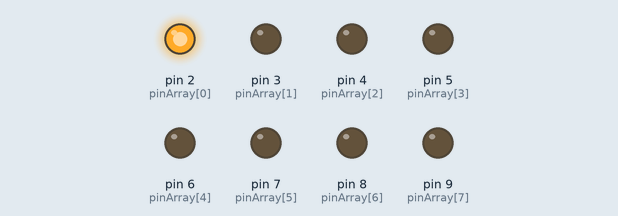
Recording of a sketch running on a simulated Arduino Uno, built with avr-gcc and run on an emulated ATmega328P. Shown: output pins drawn as LEDs (lit = HIGH).

Above: at 0.05 s.
At 0.95 s:
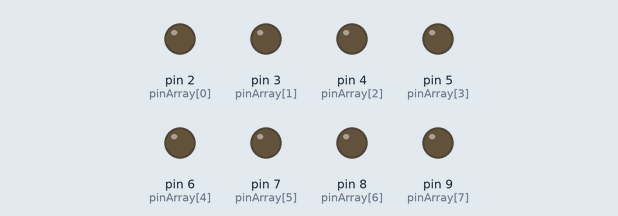
At 1.85 s:
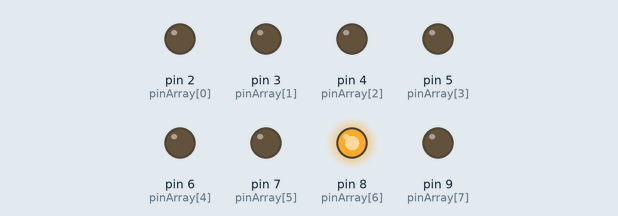
At 3.65 s:
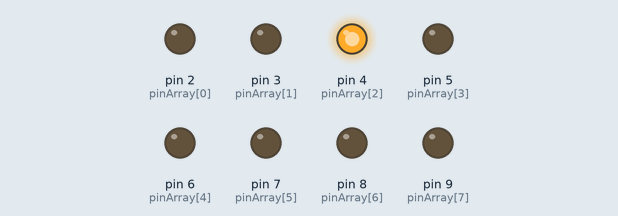
At 5.25 s:
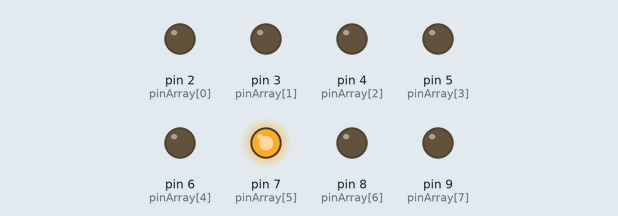
At 7.25 s:
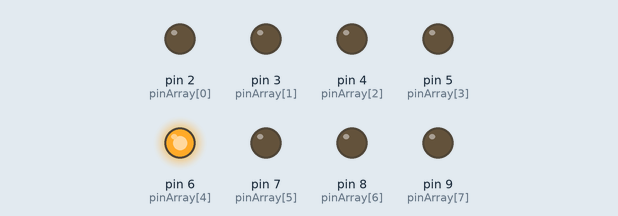
Timing chart, 0 to 7.5 s (numbered marks = the images above):
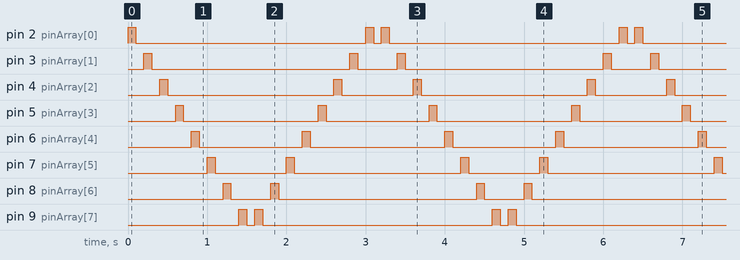

Measured:
- by itself, pin 2 (pinArray[0]): repeats every 3.2 s: LOW 2.9 s, HIGH 0.10 s, LOW 0.10 s, HIGH 0.10 s
- by itself, pin 3 (pinArray[1]): repeats every 3.2 s: LOW 2.5 s, HIGH 0.10 s, LOW 0.50 s, HIGH 0.10 s
- by itself, pin 4 (pinArray[2]): repeats every 3.2 s: LOW 2.1 s, HIGH 0.10 s, LOW 0.90 s, HIGH 0.10 s
- by itself, pin 5 (pinArray[3]): repeats every 3.2 s: LOW 1.7 s, HIGH 0.10 s, LOW 1.3 s, HIGH 0.10 s
- by itself, pin 6 (pinArray[4]): repeats every 3.2 s: LOW 1.3 s, HIGH 0.10 s, LOW 1.7 s, HIGH 0.10 s
- by itself, pin 7 (pinArray[5]): repeats every 3.2 s: LOW 0.90 s, HIGH 0.10 s, LOW 2.1 s, HIGH 0.10 s
- by itself, pin 8 (pinArray[6]): repeats every 3.2 s: LOW 0.50 s, HIGH 0.10 s, LOW 2.5 s, HIGH 0.10 s
- by itself, pin 9 (pinArray[7]): repeats every 3.2 s: LOW 0.10 s, HIGH 0.10 s, LOW 2.9 s, HIGH 0.10 s

The sketch:

EightLEDsKnightRider2.ino
```cpp
/* Knight Rider 2
 * --------------
 *
 * Reducing the amount of code using for(;;).
 *
 *
 * (cleft) 2005 K3, Malmo University
 * @author: David Cuartielles
 * @hardware: David Cuartielles, Aaron Hallborg
 */

int pinArray[] = {2, 3, 4, 5, 6, 7, 8, 9};
int count = 0;
int timer = 100;

void setup(){
  // we make all the declarations at once
  for (count=0;count<8;count++) {
    pinMode(pinArray[count], OUTPUT);
  }
}

void loop() {
  for (count=0;count<8;count++) {
   digitalWrite(pinArray[count], HIGH);
   delay(timer);
   digitalWrite(pinArray[count], LOW);
   delay(timer);
  }
  for (count=7;count>=0;count--) {
   digitalWrite(pinArray[count], HIGH);
   delay(timer);
   digitalWrite(pinArray[count], LOW);
   delay(timer);
  }
}
```
